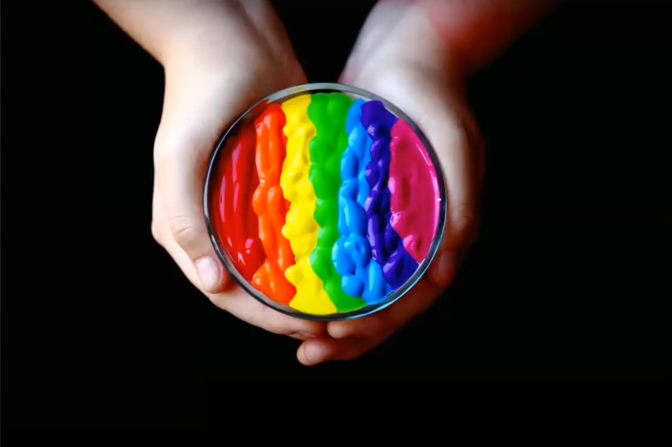
#> input picture data/croping.png, 1344 x 893 px (shown at 1/2 size)
$ python '57.crop_images .py'
#> lines starting #> are read from the running program, lines starting #| are printed output that depends on the picture; after the words box and inside, x2 and y2 are one past the last pixel; in counts of white or black regions, pixels touching at a corner belong together
import cv2
import numpy as np

img = cv2.imread("data/croping.png")
#> img is the input picture: shape (893, 1344, 3); mean B, G, R 34, 40.1, 49.4

rows, cols, _ = img.shape
#> rows = 893; cols = 1344
print("Rows", rows)
#| Rows 893
print("Cols", cols)
#| Cols 1344

# Cut image
cut_image = img[426: 526, 250: 1280] #rows then columns
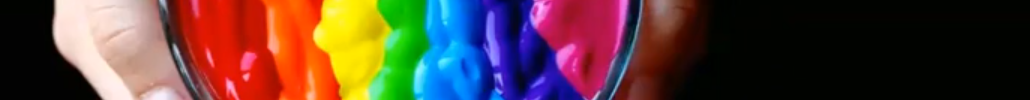
#> cut_image: shape (100, 1030, 3); mean B, G, R 56, 62.6, 89.1

# ROI (Region of interest)
cv2.rectangle(img, (405, 165), (895, 640), (0, 255, 0), 3)
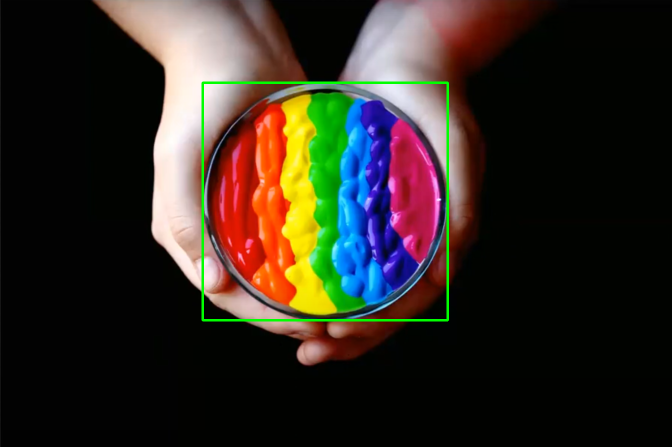
#> img: shape (893, 1344, 3) (shown at 1/2 size); 0.8% of pixels changed, all inside (x1, y1, x2, y2) = (403, 163, 898, 643)

roi = img[165: 640, 405: 895]
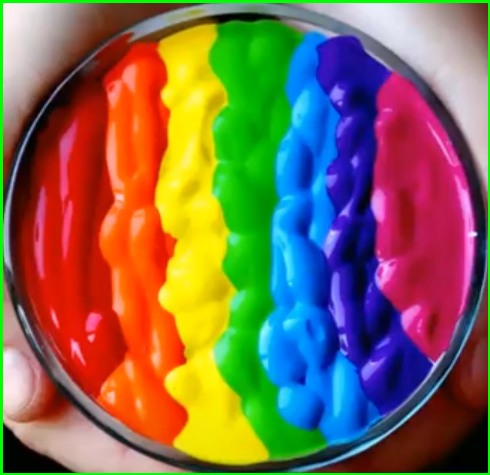
#> roi: shape (475, 490, 3); mean B, G, R 80.8, 106.6, 127.7

# cv2.imshow("Cut image", cut_image)
cv2.imshow("Roi", roi)
cv2.imshow("image", img)
cv2.waitKey(0)
cv2.destroyAllWindows()
